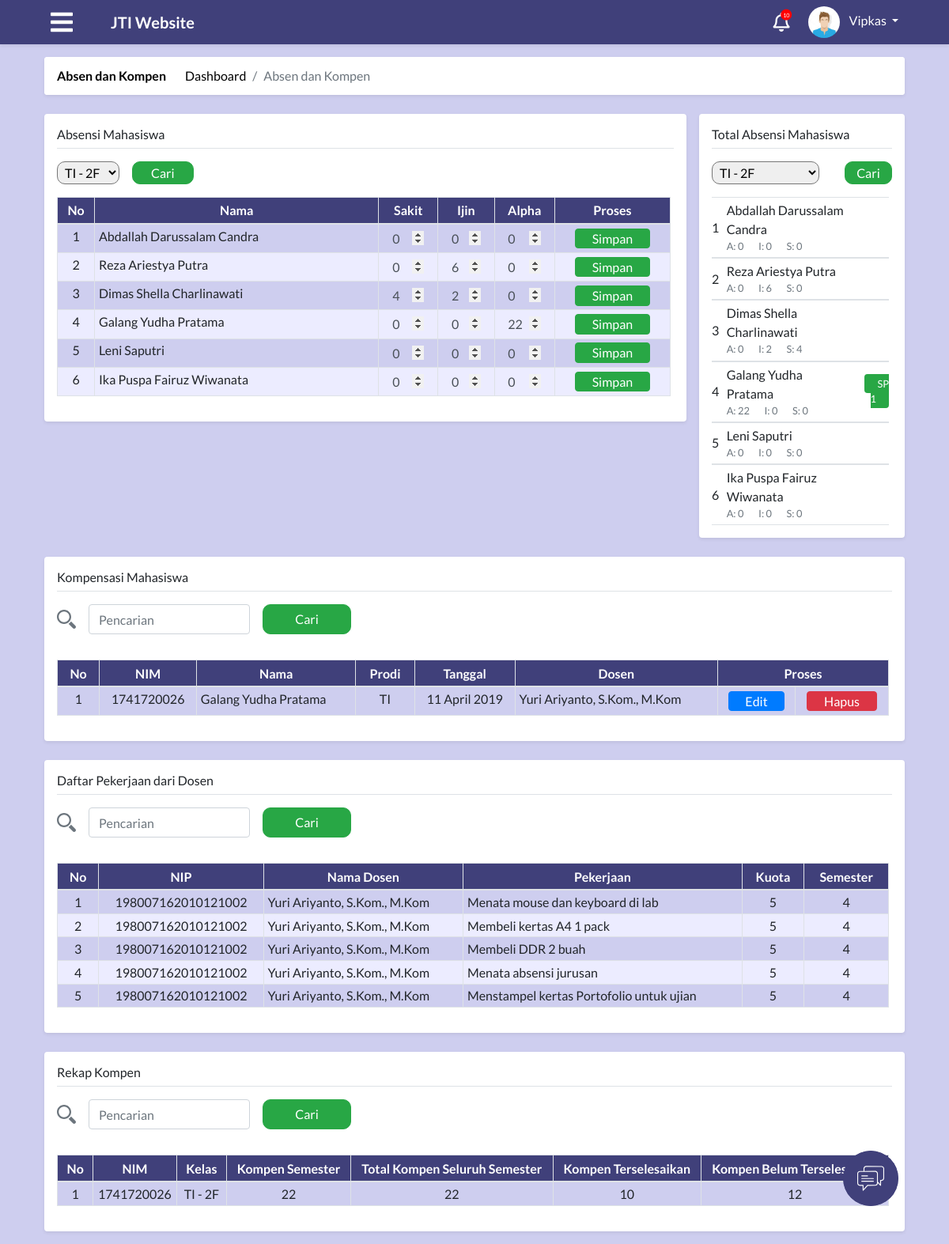
The app's page /module/index.php?module=absenKompen (signed in) with its own data.
### tables this page shows
CREATE TABLE `tabel_admin` (
  `id_admin` int(30) NOT NULL,
  `nama` varchar(50) NOT NULL,
  `nip` int(20) NOT NULL,
  `alamat` text,
  `tempat_lahir` varchar(50) DEFAULT NULL,
  `tangal_lahir` date DEFAULT NULL,
  `id_user` int(11) NOT NULL,
  `waktu_edit` datetime NOT NULL
);

CREATE TABLE `tabel_absensi` (
  `id_absensi` int(30) NOT NULL,
  `id_mahasiswa` int(30) NOT NULL,
  `sakit` int(30) NOT NULL DEFAULT '0',
  `ijin` int(30) NOT NULL DEFAULT '0',
  `alpa` int(30) NOT NULL DEFAULT '0',
  `jumlah` int(30) NOT NULL DEFAULT '0',
  `id_status_mahasiswa` int(30) DEFAULT NULL,
  `id_semester` int(11) NOT NULL
);

CREATE TABLE `tabel_mahasiswa` (
  `id_mahasiswa` int(30) NOT NULL,
  `id_prodi` int(30) NOT NULL,
  `id_kelas` int(30) NOT NULL,
  `id_semester` int(11) NOT NULL,
  `nim` varchar(50) NOT NULL,
  `nama` varchar(100) NOT NULL,
  `alamat` varchar(250) DEFAULT NULL,
  `jenis_kelamin` enum('laki-laki','perempuan') NOT NULL,
  `tempat_lahir` varchar(50) DEFAULT NULL,
  `tanggal_lahir` date DEFAULT NULL,
  `foto` text,
  `waktu_edit` datetime DEFAULT NULL,
  `id_user` int(11) NOT NULL
);

CREATE TABLE `tabel_kompen` (
  `id_kompen` int(30) NOT NULL,
  `id_mahasiswa` int(30) NOT NULL,
  `id_dosen` int(11) DEFAULT NULL,
  `id_semester` int(11) NOT NULL,
  `jumlah_jam` int(30) NOT NULL,
  `waktu` datetime NOT NULL,
  `id_pekerjaan_kompen` int(11) DEFAULT NULL,
  `waktu_verifikasi` datetime NOT NULL,
  `status_verifikasi` enum('sudah terverifikasi','belum terverifikasi') NOT NULL DEFAULT 'belum terverifikasi'
);

CREATE TABLE `tabel_prodi` (
  `id_prodi` int(30) NOT NULL,
  `nama` varchar(50) NOT NULL,
  `kode` varchar(30) NOT NULL
);

CREATE TABLE `tabel_dosen` (
  `id_dosen` int(30) NOT NULL,
  `nip` varchar(50) NOT NULL,
  `nama` varchar(200) NOT NULL,
  `alamat` text,
  `jenis_kelamin` enum('laki-laki','perempuan') NOT NULL,
  `tempat_lahir` varchar(50) DEFAULT NULL,
  `tanggal_lahir` date DEFAULT NULL,
  `foto` text,
  `id_user` int(11) NOT NULL,
  `waktu_edit` datetime NOT NULL
);

CREATE TABLE `tabel_pekerjaan_kompen` (
  `id_pekerjaan_kompen` int(30) NOT NULL,
  `id_dosen` int(30) NOT NULL,
  `nama` text NOT NULL,
  `kuota` int(11) NOT NULL,
  `id_semester` int(11) NOT NULL
);

CREATE TABLE `tabel_semester` (
  `id_semester` int(30) NOT NULL,
  `semester` int(11) NOT NULL
);

CREATE TABLE `tabel_kelas` (
  `id_kelas` int(30) NOT NULL,
  `kode_kelas` varchar(50) NOT NULL,
  `id_prodi` int(10) NOT NULL,
  `tingkat` int(11) NOT NULL
);

### module/admin/absen & kompen/absenKompen.php (the view, shortened to what the rows shown need)
<?php
include "../config/connection.php";
include "../process/proses_absenKompen.php";
?>
<main role="main" class="container-fluid" id="absenKompen">
  <div class="row">
    <div class="col-md-9 p-0">
      <div class="m-2 p-3 bg-white mb-3 rounded shadow-sm">
          <div class="container-fluid mt-3 p-0 m-0">
            <div class="row scrollbar mr-0" id="absen">
              <div class="col-md-12 pr-1 d-flex justify-content-center">
                <?php
                if(isset($_POST["cariAbsen"])){
                  $resultAbsensi=absensi($con, $_POST["kelas"]);
                }
                else{
                  $resultAbsensi=absensi($con, minKelas($con));
                }
                if (mysqli_num_rows($resultAbsensi) > 0){
                ?>
                <table class="table table-striped table-bordered text-center">
                  <thead>
                    <tr>
                      <th id="absenNo">No</th>
                      <th id="absenNama">Nama</th>
                      <th id="absenSakit">Sakit</th>
                      <th id="absenIjin">Ijin</th>
                      <th id="absenAlpha">Alpha</th>
                      <th id="absenProses">Proses</th>
                    </tr>
                  </thead>
                  <tbody>
                    <?php
                    $no=1;
                    while($rowAbsensi = mysqli_fetch_assoc($resultAbsensi)){
                    ?>
                      <tr>
                        <td><?php echo $no; ?></td>
                        <td class="text-left"><?php echo $rowAbsensi["nama"]; ?></td>
                        <td><input type="number" class="form-control bg-transparent" min="0" value="<?php echo $rowAbsensi["sakit"]; ?>" name="sakit"></td>
                        <td><input type="number" class="form-control bg-transparent" min="0" value="<?php echo $rowAbsensi["ijin"]; ?>" name="ijin"></td>
                        <td><input type="number" class="form-control bg-transparent" min="0" value="<?php echo $rowAbsensi["alpa"]; ?>" name="alpha"></td>
                        <td><input type="button" value="Simpan" id="<?php echo $rowAbsensi["id_absensi"]; ?>" class="btn btn-success"></td>
                      </tr>
                    <?php
                    $no++;
                    }
                    ?>
                  </tbody>
                </table>
                <?php
                } else{
                  ?>
                  <div class="text-center">
                    <p class="text-muted">Data Kosong</p>
                  </div>
                <?php
                }
                ?>
              </div>
            </div>
          </div>
      </div>
    </div>
    <div class="col-md-3 p-0">
      <div class="m-2 p-3 bg-white mb-3 rounded shadow-sm">
        <div class="container-fluid scrollbar m-0 pr-0" id="totalAbsen">
          <?php
          if(isset($_POST["cariTotal"])){
            $resultTotal=absensi($con, $_POST["kelas"]);
          }
          else{
            $resultTotal=absensi($con, minKelas($con));
          }
          if (mysqli_num_rows($resultTotal) > 0){
            $no=1;
            while($rowTotal = mysqli_fetch_assoc($resultTotal)){
              ?>
              <div class="row border-bottom border-top pt-1 pb-1 mr-1">
                <div class="col-md-1 align-self-center p-0">
                  <span><?php echo $no;?></span>
                </div>
                <div class="col-md-8 p-0 align-self-center">
                  <span><?php echo $rowTotal["nama"];?></span> <br>
                  <small class="text-muted">
                    <span class="mr-3">A: <?php echo $rowTotal["alpa"];?></span>
                    <span class="mr-3">I: <?php echo $rowTotal["ijin"];?></span>
                    <span class="mr-3">S: <?php echo $rowTotal["sakit"];?></span>
                  </small>
                </div>
                <div class="col-md-3 text-right align-self-center p-0">
                  <?php
                  if($rowTotal["keterangan"]=="SP1"){
                    ?>
                    <small><span class="bg-success text-white pt-1 pb-1 pr-3 pl-3 rounded">SP 1</span></small>
                    <?php
                  } else if($rowTotal["keterangan"]=="SP2"){
                    ?>
                    <small><span class="bg-orange text-white pt-1 pb-1 pr-3 pl-3 rounded">SP 2</span></small>
                    <?php
                  } else if($rowTotal["keterangan"]=="SP3"){
                    ?>
                    <small><span class="bg-danger text-white pt-1 pb-1 pr-3 pl-3 rounded">SP 3</span></small>
                    <?php
                  }
                  ?>
                </div>
              </div>
          <?php
            $no++;
            }
          } else{
            ?>
            <div class="text-center">
              <p class="text-muted">Data Kosong</p>
            </div>
          <?php
          }
          ?>
        </div>
      </div>
    </div>
    <div class="col-md-12 p-0">
      <div class="m-2 p-3 bg-white mb-3 rounded shadow-sm">
        <div class="container-fluid mt-3 p-0">
          <div class="row mt-3 mr-0 pr-0 scrollbar" id="dataKompen">
            <div class="col-md-12 pr-1 d-flex justify-content-center">
              <?php
              if(isset($_POST["cariKompen"])){
                $resultKompen=cariKompen($con, $_POST["txtCariKompen"]);
              }
              else{
                $resultKompen=kompen($con);
              }
              if (mysqli_num_rows($resultKompen) > 0){
              ?>
              <table class="table table-striped table-bordered text-center">
                <thead>
                  <tr>
                    <th>No</th>
                    <th>NIM</th>
                    <th>Nama</th>
                    <th>Prodi</th>
                    <th>Tanggal</th>
                    <th>Dosen</th>
                    <th colspan="2">Proses</th>
                  </tr>
                </thead>
                <tbody>
                  <?php
                  $no=1;
                  while($rowKompen = mysqli_fetch_assoc($resultKompen)){
                    ?>
                  <tr>
                    <td class="tampil-detail" data-id="<?php echo $rowKompen["id_kompen"];?>"><?php echo $no;?></td>
                    <td class="tampil-detail" data-id="<?php echo $rowKompen["id_kompen"];?>"><?php echo $rowKompen["nim"];?></td>
                    <td class="text-left tampil-detail" data-id="<?php echo $rowKompen["id_kompen"];?>"><?php echo $rowKompen["namaMhs"];?></td>
                    <td class="tampil-detail" data-id="<?php echo $rowKompen["id_kompen"];?>"><?php echo $rowKompen["kode"];?></td>
                    <td class="tampil-detail" data-id="<?php echo $rowKompen["id_kompen"];?>"><?php echo tampilTanggal($rowKompen["waktu"]);?></td>
                    <td class="text-left tampil-detail" data-id="<?php echo $rowKompen["id_kompen"];?>"><?php echo $rowKompen["namaDosen"];?></td>
                    <td><button type="button" id="<?php echo $rowKompen["id_kompen"];?>" class="btn btn-primary edit-kompen" data-toggle="modal" data-target="#modalEditKompen">Edit</button></td>
                    <td><button type="button" id="<?php echo $rowKompen["id_kompen"];?>"  class="btn btn-danger hapus-kompen" data-toggle="modal" data-target="#modalHapusKompen">Hapus</button></td>
                  </tr>
                  <?php
                  }
                  ?>
                </tbody>
              </table>
                <?php
              }
              ?>
            </div>
          </div>
        </div>
      </div>
    </div>
    <div class="col-md-12 p-0">
      <div class="m-2 p-3 bg-white mb-3 rounded shadow-sm">
        <div class="container-fluid mt-3 p-0">
          <div class="row mt-3 mr-0 pr-0 scrollbar" id="dataPekerjaan">
            <div class="col-md-12 pr-1 d-flex justify-content-center">
            <?php
              if(isset($_POST["cariPekerjaan"])){
                $resultPekerjaan=cariPekerjaan($con, $_POST["txtCariPekerjaan"]);
              }
              else{
                $resultPekerjaan=pekerjaan($con);
              }
              if (mysqli_num_rows($resultPekerjaan) > 0){
              ?>
              <table class="table table-striped table-bordered text-center">
                <thead>
                  <tr>
                    <th>No</th>
                    <th>NIP</th>
                    <th class="text-nowrap">Nama Dosen</th>
                    <th>Pekerjaan</th>
                    <th>Kuota</th>
                    <th>Semester</th>
                  </tr>
                </thead>
                <tbody>
                <?php
                  $no=1;
                  while($rowPekerjaan = mysqli_fetch_assoc($resultPekerjaan)){
                  ?>
                    <tr>
                      <td><?php echo $no; ?></td>
                      <td><?php echo $rowPekerjaan["nip"]; ?></td>
                      <td class="text-left"><?php echo $rowPekerjaan["namaDosen"]; ?></td>
                      <td class="text-left"><?php echo $rowPekerjaan["nama"]; ?></td>
                      <td><?php echo $rowPekerjaan["kuota"]; ?></td>
                      <td><?php echo $rowPekerjaan["semester"]; ?></td>
                    </tr>
                  <?php
                  $no++;
                  }
                  ?>
                </tbody>
              </table>
                <?php
              }
              ?>
            </div>
          </div>
        </div>
      </div>
    </div>
    <div class="col-md-12 p-0">
      <div class="m-2 p-3 bg-white mb-3 rounded shadow-sm">
        <div class="container-fluid mt-3 p-0">
          <div class="row mt-3 mr-0 pr-0 scrollbar" id="rekapKompen">
            <div class="col-md-12 pr-1">
            <?php
              if(isset($_POST["cariRekap"])){
                $resultRekap=cariRekap($con, $_POST["txtCariRekap"]);
              }
              else{
                $resultRekap=rekap($con);
              }
              if (mysqli_num_rows($resultRekap) > 0){
              ?>
              <table class="table table-striped table-bordered text-center">
                <thead>
                  <tr>
                    <th>No</th>
                    <th>NIM</th>
                    <th>Kelas</th>
                    <th>Kompen Semester</th>
                    <th class="text-nowrap">Total Kompen Seluruh Semester</th>
                    <th class="text-nowrap">Kompen Terselesaikan</th>
                    <th class="text-nowrap">Kompen Belum Terselesaikan</th>
                  </tr>
                </thead>
                <tbody>
                <?php
                  $no=1;
                  while($rowRekap = mysqli_fetch_assoc($resultRekap)){
                  ?>
                    <tr>
                      <td><?php echo $no; ?></td>
                      <td><?php echo $rowRekap["nim"] ?></td>
                      <td><?php echo tampilKelas($con, $rowRekap["id_kelas"]) ?></td>
                      <td><?php echo kompenSemester($con, $rowRekap["id_mahasiswa"], $rowRekap["id_semester"]) ?></td>
                      <td><?php echo totalKompen($con, $rowRekap["id_mahasiswa"]) ?></td>
                      <td><?php echo kompenSelesai($con, $rowRekap["id_mahasiswa"]) ?></td>
                      <td><?php echo totalKompen($con, $rowRekap["id_mahasiswa"])-kompenSelesai($con, $rowRekap["id_mahasiswa"]) ?></td>
                    </tr>
                  <?php
                  $no++;
                  }
                  ?>
                </tbody>
              </table>
                <?php
              }
              ?>
            </div>
          </div>
        </div>
      </div>
    </div>
  </div>
</main>

### module/index.php (shortened to what the rows shown need)
<?php
include "../config/connection.php";
$level = $_SESSION['level'];
$idUser = $_SESSION['id'];
?>
<?php
switch ($level) {
  case 'admin':
    $queryUser = "SELECT a.*, b.* FROM tabel_user a, tabel_admin b WHERE a.id_user=$idUser and a.id_user=b.id_user";
    $resultUser = mysqli_query($con, $queryUser);
    $rowUser = mysqli_fetch_assoc($resultUser);
    $namaUser = $rowUser["nama"];
    break;
}
?>
<!DOCTYPE html>
<html>
<head>
  <?php
  include "../config/styles.php";
  ?>
</head>
<body>
  <nav class="app-navbar navbar navbar-expand-md navbar-dark bg-blue shadow-sm sticky-top mb-2">
    <div class="collapse navbar-collapse" id="navbarCollapse">
      <div class="dropdown mr-5">
        <img class="dropdown-toggle nav-profile-photo ml-4 " src="../attachment/img/avatar.jpeg" data-toggle="dropdown" aria-haspopup="true" aria-expanded="false">
        <a href="#" class="dropdown-toggle ml-2 profile-link" id="dropdownMenuButton" data-toggle="dropdown" aria-haspopup="true" aria-expanded="false"><?php echo ($namaUser); ?>&nbsp;<b class="caret"></b></a>
      </div>
    </div>
  </nav>
  <div class="container-fluid px-5">
    <?php
    $module = $_GET["module"];
    if ($level == "mahasiswa") {
      switch ($module) {
        case "home":
          include "mahasiswa/home.php";
          break;
        case "kompenAbsen":
          include "mahasiswa/kompenAbsen.php";
          break;
        case "coba":
          include "mahasiswa/coba.php";
          break;
        case "krs":
          include "mahasiswa/krs.php";
          break;
        case "jadwal":
          include "mahasiswa/jadwal.php";
          break;
        case "nilai":
          include "mahasiswa/nilai.php";
          break;
        case "nilaiError":
          include "mahasiswa/nilaiError.php";
          break;
        case "kelasKosong":
          include "mahasiswa/kelasKosong.php";
          break;
        case "notifikasi":
          include "notifikasi.php";
          break;
        default:
          include "404.php";
      }
    } else if ($level == "admin") {
      switch ($module) {
        case "absenKompen":
          include "admin/absen & kompen/absenKompen.php";
          break;
      }
    }
        ?>
  </div>
</body>
</html>

### records on screen
tabel_admin: nama "Vipkas"
tabel_absensi: id_mahasiswa.nama "Abdallah Darussalam Candra", sakit "0", ijin "0", alpha "0", alpa "0"
tabel_absensi: id_mahasiswa.nama "Reza Ariestya Putra", sakit "0", ijin "6", alpha "0", alpa "0"
tabel_absensi: id_mahasiswa.nama "Dimas Shella Charlinawati", sakit "4", ijin "2", alpha "0", alpa "0"
tabel_absensi: id_mahasiswa.nama "Galang Yudha Pratama", sakit "0", ijin "0", alpha "22", alpa "22", shows "SP 1", id_mahasiswa.nim "1741720026", id_mahasiswa.kode_kelas "TI - 2F", id_semester "22", id_mahasiswa "22", id_mahasiswa "10", id_mahasiswa "12"
tabel_absensi: id_mahasiswa.nama "Leni Saputri", sakit "0", ijin "0", alpha "0", alpa "0"
tabel_absensi: id_mahasiswa.nama "Ika Puspa Fairuz Wiwanata", sakit "0", ijin "0", alpha "0", alpa "0"
tabel_kompen: no "1", id_mahasiswa.nim "1741720026", id_mahasiswa.nama "Galang Yudha Pratama", tabel_prodi.kode "TI", waktu "11 April 2019", id_dosen.nama "Yuri Ariyanto, S.Kom., M.Kom"
tabel_pekerjaan_kompen: id_dosen.nip "198007162010121002", id_dosen.nama "Yuri Ariyanto, S.Kom., M.Kom", nama "Menata mouse dan keyboard di lab", kuota "5", id_semester.semester "4"
tabel_pekerjaan_kompen: id_dosen.nip "198007162010121002", id_dosen.nama "Yuri Ariyanto, S.Kom., M.Kom", nama "Membeli kertas A4 1 pack", kuota "5", id_semester.semester "4"
tabel_pekerjaan_kompen: id_dosen.nip "198007162010121002", id_dosen.nama "Yuri Ariyanto, S.Kom., M.Kom", nama "Membeli DDR 2 buah", kuota "5", id_semester.semester "4"
tabel_pekerjaan_kompen: id_dosen.nip "198007162010121002", id_dosen.nama "Yuri Ariyanto, S.Kom., M.Kom", nama "Menata absensi jurusan", kuota "5", id_semester.semester "4"
tabel_pekerjaan_kompen: id_dosen.nip "198007162010121002", id_dosen.nama "Yuri Ariyanto, S.Kom., M.Kom", nama "Menstampel kertas Portofolio untuk ujian", kuota "5", id_semester.semester "4"

### other values on screen
form field kelas "TI - 2F"
